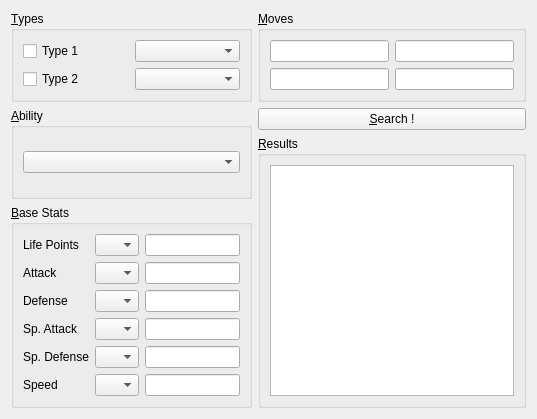
<?xml version="1.0" encoding="UTF-8"?>
<ui version="4.0">
 <class>AdvancedSearch</class>
 <widget class="QWidget" name="AdvancedSearch">
  <property name="geometry">
   <rect>
    <x>0</x>
    <y>0</y>
    <width>537</width>
    <height>419</height>
   </rect>
  </property>
  <property name="windowTitle">
   <string>Advanced search</string>
  </property>
  <layout class="QHBoxLayout" name="horizontalLayout">
   <item>
    <layout class="QVBoxLayout" name="verticalLayout_3">
     <item>
      <widget class="QGroupBox" name="groupBox">
       <property name="title">
        <string>&amp;Types</string>
       </property>
       <layout class="QGridLayout" name="gridLayout">
        <item row="0" column="0">
         <widget class="QCheckBox" name="useType1">
          <property name="text">
           <string>Type 1</string>
          </property>
         </widget>
        </item>
        <item row="0" column="1">
         <widget class="QComboBox" name="type1"/>
        </item>
        <item row="1" column="0">
         <widget class="QCheckBox" name="useType2">
          <property name="text">
           <string>Type 2</string>
          </property>
         </widget>
        </item>
        <item row="1" column="1">
         <widget class="QComboBox" name="type2"/>
        </item>
       </layout>
      </widget>
     </item>
     <item>
      <widget class="QGroupBox" name="groupBox_2">
       <property name="title">
        <string>&amp;Ability</string>
       </property>
       <layout class="QVBoxLayout" name="verticalLayout">
        <item>
         <widget class="QComboBox" name="ability"/>
        </item>
       </layout>
      </widget>
     </item>
     <item>
      <widget class="QGroupBox" name="groupBox_3">
       <property name="title">
        <string>&amp;Base Stats</string>
       </property>
       <layout class="QGridLayout" name="gridLayout_2">
        <item row="0" column="0">
         <widget class="QLabel" name="hplabel">
          <property name="text">
           <string>Life Points</string>
          </property>
         </widget>
        </item>
        <item row="0" column="1">
         <widget class="QComboBox" name="hpbox">
          <item>
           <property name="text">
            <string/>
           </property>
          </item>
          <item>
           <property name="text">
            <string>&gt;=</string>
           </property>
          </item>
          <item>
           <property name="text">
            <string>=</string>
           </property>
          </item>
          <item>
           <property name="text">
            <string>&lt;=</string>
           </property>
          </item>
         </widget>
        </item>
        <item row="0" column="2">
         <widget class="QLineEdit" name="hpedit">
          <property name="minimumSize">
           <size>
            <width>35</width>
            <height>0</height>
           </size>
          </property>
         </widget>
        </item>
        <item row="1" column="0">
         <widget class="QLabel" name="atklabel">
          <property name="text">
           <string>Attack</string>
          </property>
         </widget>
        </item>
        <item row="1" column="1">
         <widget class="QComboBox" name="atkbox">
          <item>
           <property name="text">
            <string/>
           </property>
          </item>
          <item>
           <property name="text">
            <string>&gt;=</string>
           </property>
          </item>
          <item>
           <property name="text">
            <string>=</string>
           </property>
          </item>
          <item>
           <property name="text">
            <string>&lt;=</string>
           </property>
          </item>
         </widget>
        </item>
        <item row="1" column="2">
         <widget class="QLineEdit" name="atkedit">
          <property name="minimumSize">
           <size>
            <width>35</width>
            <height>0</height>
           </size>
          </property>
         </widget>
        </item>
        <item row="2" column="0">
         <widget class="QLabel" name="deflabel">
          <property name="text">
           <string>Defense</string>
          </property>
         </widget>
        </item>
        <item row="2" column="1">
         <widget class="QComboBox" name="defbox">
          <item>
           <property name="text">
            <string/>
           </property>
          </item>
          <item>
           <property name="text">
            <string>&gt;=</string>
           </property>
          </item>
          <item>
           <property name="text">
            <string>=</string>
           </property>
          </item>
          <item>
           <property name="text">
            <string>&lt;=</string>
           </property>
          </item>
         </widget>
        </item>
        <item row="2" column="2">
         <widget class="QLineEdit" name="defedit">
          <property name="minimumSize">
           <size>
            <width>35</width>
            <height>0</height>
           </size>
          </property>
         </widget>
        </item>
        <item row="3" column="0">
         <widget class="QLabel" name="spatklabel">
          <property name="text">
           <string>Sp. Attack</string>
          </property>
         </widget>
        </item>
        <item row="3" column="1">
         <widget class="QComboBox" name="spatkbox">
          <item>
           <property name="text">
            <string/>
           </property>
          </item>
          <item>
           <property name="text">
            <string>&gt;=</string>
           </property>
          </item>
          <item>
           <property name="text">
            <string>=</string>
           </property>
          </item>
          <item>
           <property name="text">
            <string>&lt;=</string>
           </property>
          </item>
         </widget>
        </item>
        <item row="3" column="2">
         <widget class="QLineEdit" name="spatkedit">
          <property name="minimumSize">
           <size>
            <width>35</width>
            <height>0</height>
           </size>
          </property>
         </widget>
        </item>
        <item row="4" column="0">
         <widget class="QLabel" name="spdeflabel">
          <property name="text">
           <string>Sp. Defense</string>
          </property>
         </widget>
        </item>
        <item row="4" column="1">
         <widget class="QComboBox" name="spdefbox">
          <item>
           <property name="text">
            <string/>
           </property>
          </item>
          <item>
           <property name="text">
            <string>&gt;=</string>
           </property>
          </item>
          <item>
           <property name="text">
            <string>=</string>
           </property>
          </item>
          <item>
           <property name="text">
            <string>&lt;=</string>
           </property>
          </item>
         </widget>
        </item>
        <item row="4" column="2">
         <widget class="QLineEdit" name="spdefedit">
          <property name="minimumSize">
           <size>
            <width>35</width>
            <height>0</height>
           </size>
          </property>
         </widget>
        </item>
        <item row="5" column="0">
         <widget class="QLabel" name="speedlabel">
          <property name="text">
           <string>Speed</string>
          </property>
         </widget>
        </item>
        <item row="5" column="1">
         <widget class="QComboBox" name="speedbox">
          <item>
           <property name="text">
            <string/>
           </property>
          </item>
          <item>
           <property name="text">
            <string>&gt;=</string>
           </property>
          </item>
          <item>
           <property name="text">
            <string>=</string>
           </property>
          </item>
          <item>
           <property name="text">
            <string>&lt;=</string>
           </property>
          </item>
         </widget>
        </item>
        <item row="5" column="2">
         <widget class="QLineEdit" name="speededit">
          <property name="minimumSize">
           <size>
            <width>35</width>
            <height>0</height>
           </size>
          </property>
         </widget>
        </item>
       </layout>
      </widget>
     </item>
    </layout>
   </item>
   <item>
    <layout class="QVBoxLayout" name="verticalLayout_4">
     <item>
      <widget class="QGroupBox" name="groupBox_4">
       <property name="title">
        <string>&amp;Moves</string>
       </property>
       <layout class="QGridLayout" name="gridLayout_3">
        <item row="0" column="0">
         <widget class="QLineEdit" name="move1"/>
        </item>
        <item row="0" column="1">
         <widget class="QLineEdit" name="move2"/>
        </item>
        <item row="1" column="0">
         <widget class="QLineEdit" name="move3"/>
        </item>
        <item row="1" column="1">
         <widget class="QLineEdit" name="move4"/>
        </item>
       </layout>
      </widget>
     </item>
     <item>
      <widget class="QPushButton" name="search">
       <property name="text">
        <string>&amp;Search !</string>
       </property>
      </widget>
     </item>
     <item>
      <widget class="QGroupBox" name="groupBox_5">
       <property name="title">
        <string>&amp;Results</string>
       </property>
       <layout class="QVBoxLayout" name="verticalLayout_2">
        <item>
         <widget class="QListWidget" name="results"/>
        </item>
       </layout>
      </widget>
     </item>
    </layout>
   </item>
  </layout>
 </widget>
 <resources/>
 <connections/>
</ui>
